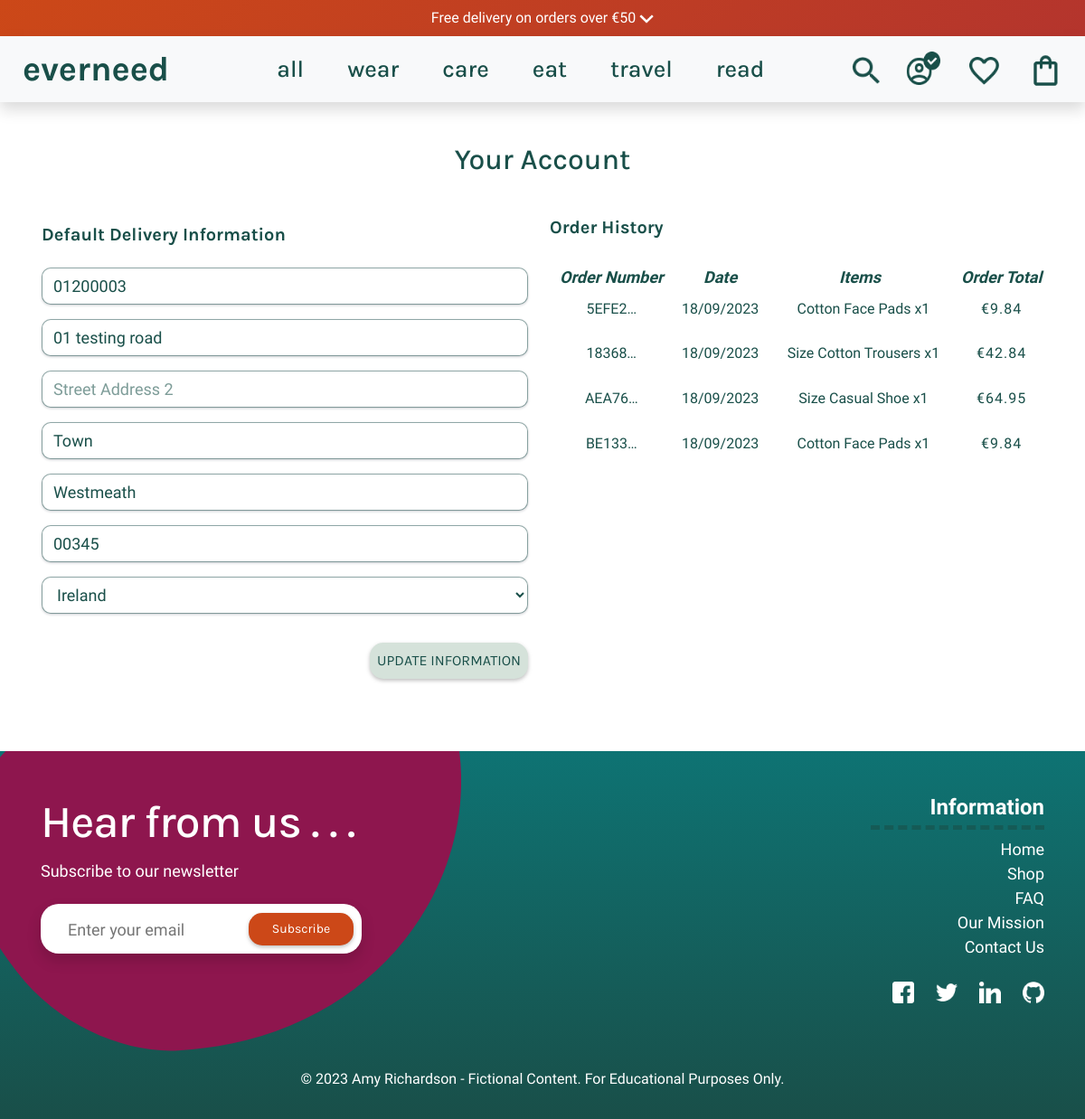
/profile/ (signed in), run on an earlier commit of the app's database.
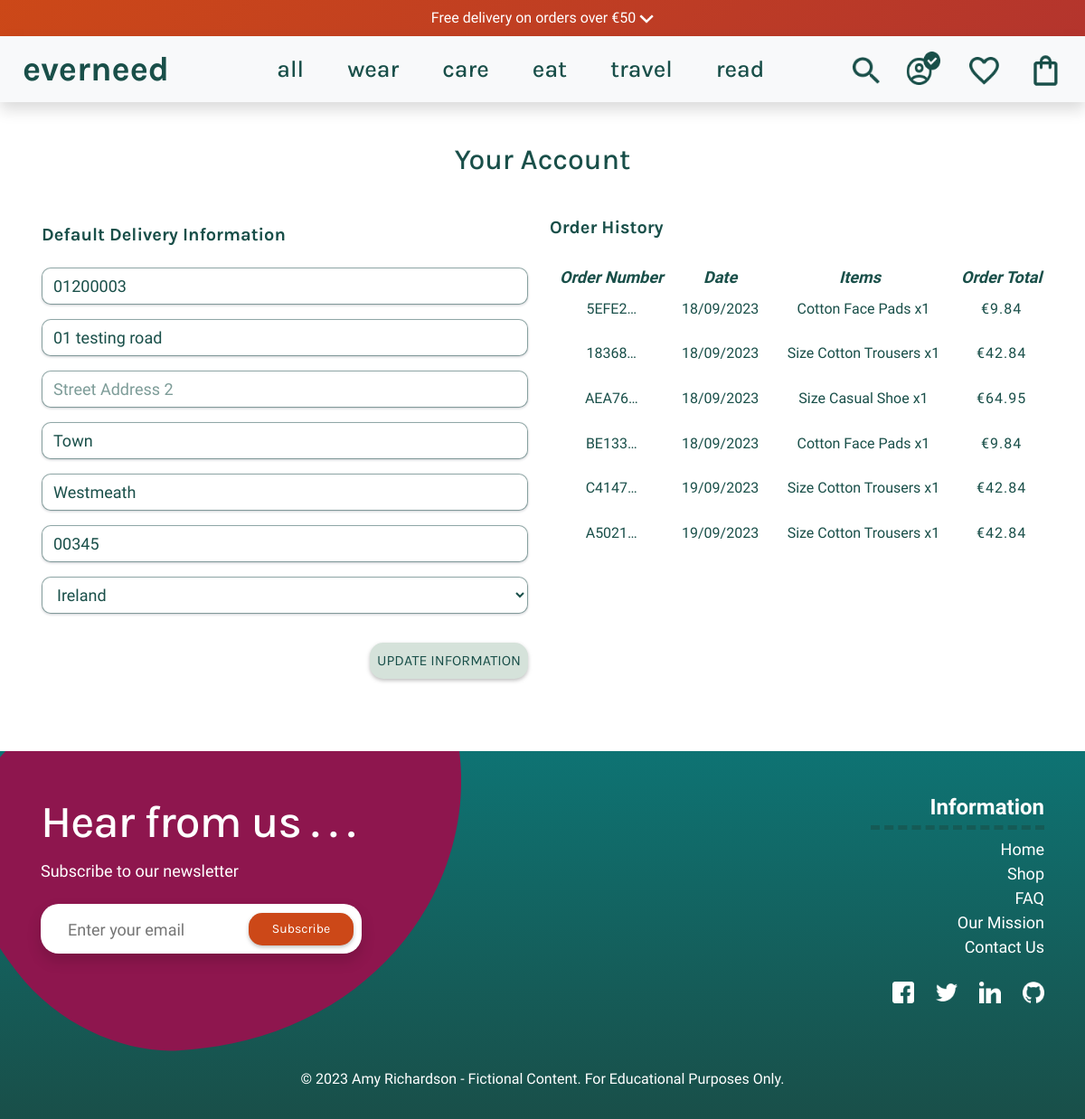
And on a later commit of the database.
### checkout/models.py (models this page shows, shortened)
class Order(models.Model):
    order_number = models.CharField(max_length=32, null=False, editable=False)
    user_profile = models.ForeignKey(UserProfile, on_delete=models.SET_NULL,
                                     null=True, blank=True,
                                     related_name='orders')
    full_name = models.CharField(max_length=50, null=False, blank=False)
    email = models.EmailField(max_length=254, null=False, blank=False)
    phone_number = models.CharField(max_length=20, null=False, blank=False)
    country = CountryField(blank_label='Country *', null=False, blank=False)
    postcode = models.CharField(max_length=20, null=True, blank=True)
    town_or_city = models.CharField(max_length=40, null=False, blank=False)
    street_address1 = models.CharField(max_length=80, null=False, blank=False)
    street_address2 = models.CharField(max_length=80, null=True, blank=True)
    county = models.CharField(max_length=80, null=True, blank=True)
    date = models.DateTimeField(auto_now_add=True)
    delivery_cost = models.DecimalField(
        max_digits=6, decimal_places=2, null=False, default=0)
    order_total = models.DecimalField(
        max_digits=10, decimal_places=2, null=False, default=0)
    grand_total = models.DecimalField(
        max_digits=10, decimal_places=2, null=False, default=0)
    carbon_fp_total = models.DecimalField(
        max_digits=10, decimal_places=2, null=False, default=0)
    carbon_saved_total = models.DecimalField(
        max_digits=10, decimal_places=2, null=False, default=0)
    original_bag = models.TextField(null=False, blank=False, default='')
    stripe_pid = models.CharField(
        max_length=254, null=False, blank=False, default='')

class OrderLineItem(models.Model):
    order = models.ForeignKey(Order, null=False, blank=False,
                              on_delete=models.CASCADE,
                              related_name='lineitems')
    product = models.ForeignKey(
        Product, null=False, blank=False,
        on_delete=models.CASCADE)
    product_size = models.CharField(
        max_length=2, null=True, blank=True)
    quantity = models.IntegerField(null=False, blank=False, default=0)
    lineitem_total = models.DecimalField(
        max_digits=6, decimal_places=2, null=False,
        blank=False, editable=False)

### products/models.py (models this page shows, shortened)
class Product(models.Model):
    category = models.ForeignKey(
        'Category', null=True, blank=True, on_delete=models.SET_NULL)
    sku = models.CharField(
        max_length=254, null=True, blank=True)
    name = models.CharField(max_length=254)
    description = models.TextField(max_length=1024, default='')
    price = models.DecimalField(max_digits=6, decimal_places=2)
    sale_price = models.DecimalField(
        max_digits=6, decimal_places=2, null=True, blank=True)
    discount = models.DecimalField(
        max_digits=6, decimal_places=2, null=True, blank=True)
    has_sizes = models.BooleanField(default=False, null=True, blank=True)
    ml_sizes = models.BooleanField(default=False, null=True, blank=True)
    is_shoe = models.BooleanField(default=False, null=True, blank=True)
    carbon_fp = models.DecimalField(
        max_digits=6, decimal_places=2, blank=True, null=True)
    carbon_saved = models.DecimalField(
        max_digits=6, decimal_places=2, blank=True, null=True)
    rating = models.DecimalField(max_digits=6, decimal_places=2, null=True,
                                 blank=True)
    image_url = models.URLField(
        max_length=1024, null=True, blank=True)
    image = models.ImageField(null=True, blank=True)
    feature_product = models.BooleanField(default=False, blank=True)
    is_sale = models.BooleanField(default=False)

### profiles/views.py (the view)
# urls.py: path('profile/', include('profiles.urls')),
@login_required
def profile(request):
    profile = get_object_or_404(UserProfile, user=request.user)
    if request.method == 'POST':
        form = UserProfileForm(request.POST, instance=profile)
        if form.is_valid():
            form.save()
            messages.success(request, 'Account updated successfully')
        else:
            messages.error(
                request, 'Update failed. Please ensure the form is valid.')
    else:
        form = UserProfileForm(instance=profile)
    orders = profile.orders.all()
    template = 'profiles/profile.html'
    context = {
        'form': form,
        'orders': orders,
        'on_profile_page': True
    }
    return render(request, template, context)

### profiles/forms.py
class UserProfileForm(forms.ModelForm):
    class Meta:
        model = UserProfile
        exclude = ('user',)
    def __init__(self, *args, **kwargs):
        super().__init__(*args, **kwargs)
        placeholders = {
            'default_phone_number': 'Phone Number',
            'default_postcode': 'Postal Code',
            'default_town_or_city': 'Town or City',
            'default_street_address1': 'Street Address 1',
            'default_street_address2': 'Street Address 2',
            'default_county': 'County, State or Locality',
        }
        self.fields['default_phone_number'].widget.attrs['autofocus'] = True
        for field in self.fields:
            if field != 'default_country':
                if self.fields[field].required:
                    placeholder = f'{placeholders[field]} *'
                else:
                    placeholder = placeholders[field]
                self.fields[field].widget.attrs['placeholder'] = placeholder
            self.fields[field].widget.attrs['class'] = 'form-control profile-form-input'
            self.fields[field].label = False

### profiles/templates/profiles/profile.html (shortened to what this page needs)
{% extends 'base.html' %}
{% load static %}
{% block extra_css %}
<link rel="stylesheet" href="{% static 'profiles/css/profiles.css' %}">
{% endblock %}
{% block content %}
<div class="container my-5">
    <div class="row">
        <div class="col text-center">
            <h2 class="section-title mb-4">Your Account</h2>
        </div>
    </div>
    <div class="row mt-1">
        <div class="col-12 col-lg-6 p-3">
            <p class="font-weight-bold profile-p">Default Delivery Information</p>
            <form class="mt-3" action="{% url 'profile' %}" method="POST" id="profile-update-form">
                {{ form|crispy }}
                <button class="wishlist-btn p-2 text-uppercase float-right my-3">Update Information</button>
            </form>
        </div>
        <div class="col-12 col-lg-6 p-2">
            <p class="font-weight-bold profile-p">Order History</p>
            <div class="order-history table-responsive text-center">
                <table class="table table-sm table-borderless">
                    <thead>
                        <tr>
                            <th>Order Number</th>
                            <th>Date</th>
                            <th>Items</th>
                            <th>Order Total</th>
                        </tr>
                    </thead>
                    <tbody>
                        {% for order in orders %}
                        <tr>
                            <td>
                                <a href="{% url 'order_history' order.order_number %}" title="{{ order.order_number }}">
                                    {{ order.order_number|truncatechars:6 }}
                                </a>
                            </td>
                            <td>{{ order.date|date:"d/m/Y" }}</td>
                            <td>
                                <ul class="list-unstyled">
                                    {% for item in order.lineitems.all %}
                                    <li class="pl-2 order-li">
                                        {% if item.product.has_sizes %}
                                        Size {{ item.product.size|upper }}
                                        {% endif %}{{ item.product.name }} x{{ item.quantity }}
                                    </li>
                                    {% endfor %}
                                </ul>
                            </td>
                            <td class="all-price">€{{ order.grand_total }}</td>
                        </tr>
                        {% endfor %}
                    </tbody>
                </table>
            </div>
        </div>
    </div>
</div>
{% endblock %}

What changed in the data, as far as the page shows it:
added Order: order_number "C4147…", date "19/09/2023", grand_total "42.84"
added OrderLineItem: product.name "Cotton Trousers", quantity "1", shown under "C4147…"
added Order: order_number "A5021…", date "19/09/2023", grand_total "42.84"
added OrderLineItem: product.name "Cotton Trousers", quantity "1", shown under "A5021…"
